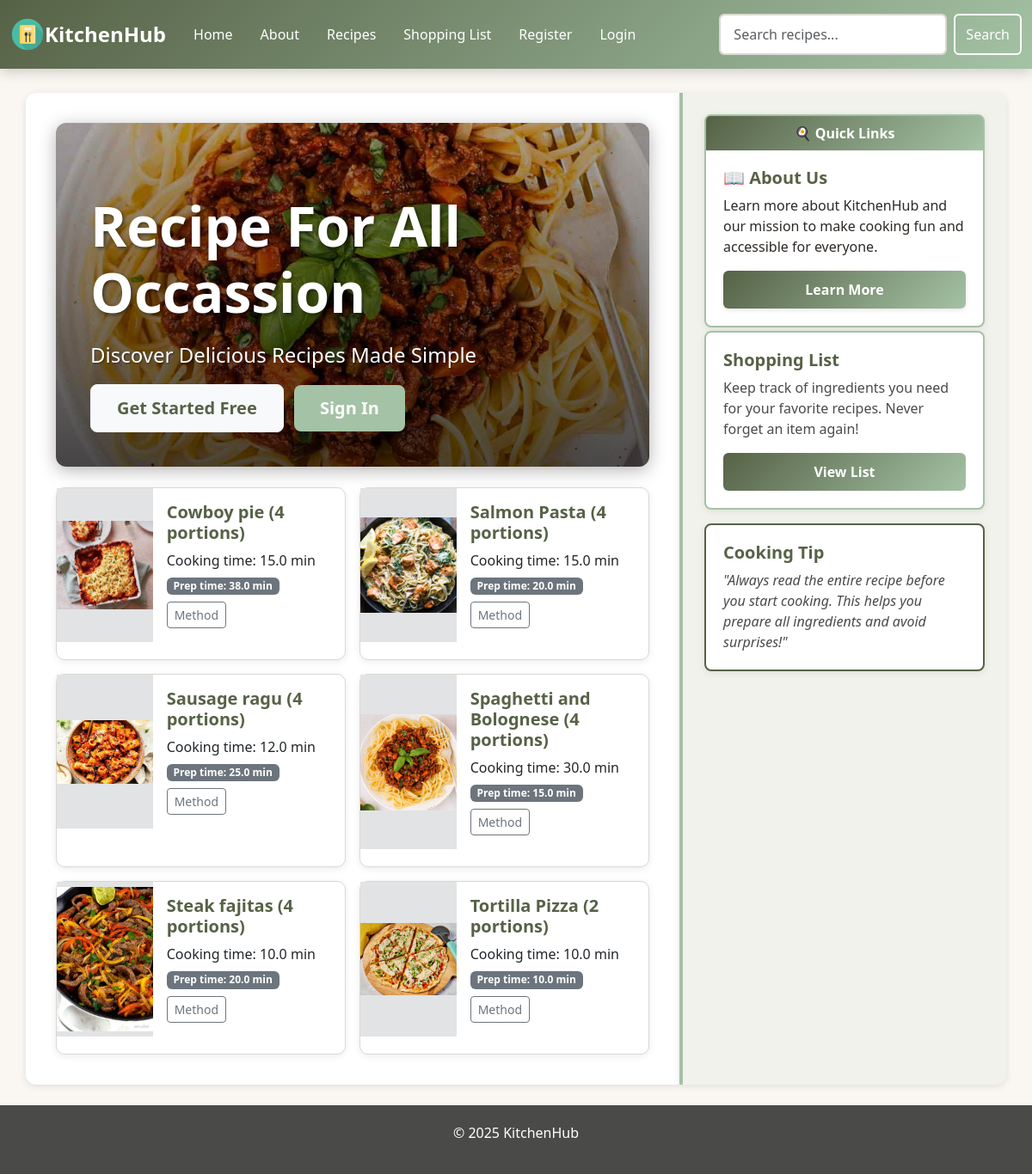
The app's page /recipes/ with its own data.
### tables this page shows
CREATE TABLE recipes (
        id INTEGER PRIMARY KEY AUTOINCREMENT,
        name TEXT NOT NULL,
        method TEXT,
        cook_time FLOAT,
        prep_time FLOAT,
        portion INTEGER
    , poster TEXT, cuisine TEXT, tired BOOLEAN, rating INTEGER, review TEXT);

### app.py (the view)
@app.route('/recipes/')
def recipes():
    recipes_list = get_all_recipes()
    return render_template('recipes.html', title="All Recipes", recipes=recipes_list)

### app.py (called while the page is built)
@app.context_processor
def inject_csrf_token():
    return dict(csrf_token=generate_csrf())

@app.context_processor
def inject_site_name():
    return dict(siteName="KitchenHub")

### db/db.py (called while the page is built)
def get_db_connection():
    BASE_DIR = os.path.dirname(os.path.abspath(__file__))
    DB_PATH = os.path.join(BASE_DIR, "database.db")
    conn = sqlite3.connect(DB_PATH)
    conn.row_factory = sqlite3.Row
    return conn

def get_all_recipes(limit=None, order_by="name ASC"):
    conn = get_db_connection()
    query = f"SELECT * FROM recipes ORDER BY {order_by}"
    if limit:
        query += f" LIMIT {limit}"
    recipes = conn.execute(query).fetchall()
    conn.close()
    return recipes

### templates/recipes.html
{% extends "base.html" %}
{% block content %}
    <div class="position-relative mb-4" style="height: 400px; border-radius: 12px; overflow: hidden; box-shadow: 0 4px 20px rgba(0,0,0,0.3);">
        <img src="/static/uploads/spaghetti_bolognese.jpg" alt="Featured Recipe" style="width: 100%; height: 100%; object-fit: cover;">
        <div style="position: absolute; top: 0; left: 0; width: 100%; height: 100%; background: linear-gradient(to bottom, rgba(0,0,0,0.3) 0%, rgba(0,0,0,0.7) 100%);"></div>
        <div style="position: absolute; bottom: 0; left: 0; right: 0; padding: 40px; color: white;">
            <h1 class="display-3 fw-bold mb-3" style="text-shadow: 2px 2px 4px rgba(0,0,0,0.5);">Recipe For All Occassion </h1>
            <p class="lead fs-4 mb-3" style="text-shadow: 1px 1px 2px rgba(0,0,0,0.5);">Discover Delicious Recipes Made Simple</p>
            {% if session.get('username') == 'admin' %}
                <a href="/create" class="btn btn-lg me-2" style="font-weight: 600; background-color: #a4c2a5; color: white; padding: 12px 30px; border: none;">Add New Recipe</a>
            {% elif session.get('user_id') %}
            {% else %}
                <a href="/register" class="btn btn-light btn-lg me-2" style="font-weight: 600; color: #566246; padding: 12px 30px;">Get Started Free</a>
                <a href="/login" class="btn btn-lg" style="font-weight: 600; background-color: #a4c2a5; color: white; padding: 12px 30px; border: none;">Sign In</a>
            {% endif %}
        </div>
    </div>
    <div class="row g-1 g-sm-3">
    {% for recipe in recipes %}
        <div class="col-sm-6">
            <div class="card h-100">
                <div class="row g-0">
                    <div class="col-4 col-sm-12 col-xl-4 bg-secondary-subtle d-flex align-items-center justify-content-center">
                        <a href="{{ url_for('recipe', id=recipe['id']) }}">
                            <img src="{{ recipe['poster'] }}" alt="Poster for {{ recipe['name'] }}" class="img-fluid">
                        </a>
                    </div>
                    <div class="col-8 col-sm-12 col-xl-8">
                        <div class="card-body">
                            <h5 class="card-title">{{ recipe['name'] }} ({{ recipe['portion'] }} portions)</h5>
                            <p class="card-text mb-1">Cooking time: {{ recipe['cook_time']}} min</p>
                            <div class="badge text-bg-secondary mb-2">Prep time: {{ recipe['prep_time'] }} min</div>
                            <br />
                            <a href="{{ url_for('recipe', id=recipe['id']) }}" class="btn btn-sm btn-outline-secondary">Method</a>
                        </div>
                    </div>
                </div>
            </div>
        </div>
    {% endfor %}
    </div>
{% endblock %}

### templates/base.html (shortened to what this page needs)
<!DOCTYPE html>
<html lang="en">
<head>
    <link href="https://cdn.jsdelivr.net/npm/bootstrap@5.3.3/dist/css/bootstrap.min.css" rel="stylesheet">
    <link rel="stylesheet" href="https://cdn.jsdelivr.net/npm/bootstrap-icons@1.10.5/font/bootstrap-icons.css">
    <link rel="stylesheet" href="{{ url_for('static', filename='styles.css') }}">
</head>
<body>
    <nav class="navbar navbar-expand-lg navbar-dark custom-nav">
        <div class="container-fluid">
            <img src="{{ url_for('static', filename='uploads/logo.png')}}" alt="Logo" width="40" height="40" class="d-inline-block align-text-top">
            <a class="navbar-brand" href="#">{{ siteName }}</a>
            <div class="collapse navbar-collapse" id="navbarNavAltMarkup">
                <div class="navbar-nav">
                    <a class="nav-link active" aria-current="page" href="/">Home</a>
                    <a class="nav-link" href="/about">About</a>
                    <a class="nav-link" href="/recipes">Recipes</a>
                    <a class="nav-link" href="/shoppingList">Shopping List</a>
                     {% if session['user_id'] %}
                        <a class="nav-link" href="/logout">Logout</a>
                    {% else %}
                        <a class="nav-link" href="/register">Register</a>
                        <a class="nav-link" href="/login">Login</a>
                    {% endif %}
                </div>
            </div>
            <form class="form-inline my-2 my-lg-0 d-flex" action="{{ url_for('search') }}" method="GET">
                 <input class="form-control me-2 search-input" type="search" name="q" placeholder="Search recipes..." aria-label="Search">
                <button class="btn btn-outline-light my-2 my-sm-0" type="submit">Search</button>
            </form>
        </div>
    </nav>
    <div class="container mt-2">
        <div class="row">
            {% if title == "Welcome" %}
                <div id="main-content" class="col-12 d-flex justify-content-center align-items-center" style="min-height: 100vh;">
            {% else %}
                <div id="main-content" class="col-md-8">
            {% endif %}
                {% block content %}
                {% endblock %}
            </div>
            {% if title != "Welcome" %}
            <div id="sidebar" class="col-md-4">
                <div class="card mb-1 welcome-card">
                    <div class="card-header text-center welcome-card-header">
                        🍳 Quick Links
                    </div>
                    <div class="card-body">
                        <h5 class="card-title" style="color: #566246;">📖 About Us</h5>
                        <p class="card-text" style="color: #2d2926;">Learn more about KitchenHub and our mission to make cooking fun and accessible for everyone.</p>
                        <a href="/about" class="btn green-btn w-100">Learn More</a>
                    </div>
                </div>
                <div class="card mb-3" style="border: 2px solid #a4c2a5; background: white;">
                    <div class="card-body">
                        <h5 class="card-title" style="color: #566246;">Shopping List</h5>
                        <p class="card-text" style="color: #4a4a48;">Keep track of ingredients you need for your favorite recipes. Never forget an item again!</p>
                        <a href="/shoppingList" class="btn btn-secondary w-100">View List</a>
                    </div>
                </div>
                <div class="card mb-3" style="border: 2px solid #566246; background: white;">
                    <div class="card-body">
                        <h5 class="card-title" style="color: #566246;">Cooking Tip</h5>
                        <p class="card-text" style="color: #4a4a48; font-style: italic;">"Always read the entire recipe before you start cooking. This helps you prepare all ingredients and avoid surprises!"</p>
                    </div>
                </div>
            </div>
            {% endif %}
        </div>
    </div>
    <footer class="text-center mt-4">
          <p>&copy; 2025 KitchenHub</p>
    </footer>
</body>
</html>

### static/styles.css (style rules this page uses)
body { background-color: #faf7f2; color: #2d2926; font-family: 'Segoe UI', Tahoma, Geneva, Verdana, sans-serif; }
#main-content { background-color: #ffffff; padding: 35px; border-radius: 12px 0 0 12px; margin-top: 20px; box-shadow: 0 2px 8px rgba(0, 0, 0, 0.1); }
.custom-nav { background: linear-gradient(135deg, #566246 0%, #a4c2a5 100%) !important; box-shadow: 0 3px 15px rgba(0, 0, 0, 0.2); padding: 1rem 0; }
.navbar-nav .nav-link { color: #ffffff !important; font-weight: 500; transition: all 0.3s ease; padding: 0.5rem 1rem !important; }
.navbar-brand { color: #ffffff !important; font-weight: bold; font-size: 1.5rem; }
.btn-outline-light { border: 2px solid #ffffff; color: #ffffff; font-weight: 500; }
#sidebar { background-color: #f1f2eb; padding: 25px; border-radius: 0 12px 12px 0; margin-top: 20px; border-left: 4px solid #a4c2a5; box-shadow: 0 2px 8px rgba(0, 0, 0, 0.1); }
#sidebar .card { background-color: #ffffff; border: 2px solid #a4c2a5; border-radius: 8px; margin-bottom: 20px; }
#sidebar .card-header { background: linear-gradient(135deg, #566246 0%, #a4c2a5 100%); color: #ffffff; font-weight: bold; border-bottom: none; }
#sidebar .card-body { padding: 20px; }
.green-btn, .btn-primary { background: linear-gradient(135deg, #566246 0%, #a4c2a5 100%); color: white; border: none; padding: 10px 25px; font-weight: 600; border-radius: 6px; transition: all 0.3s ease; box-shadow: 0 2px 5px rgba(0, 0, 0, 0.1); }
.btn-secondary { background: linear-gradient(135deg, #566246 0%, #a4c2a5 100%); color: white; border: none; padding: 10px 25px; font-weight: 600; border-radius: 6px; transition: all 0.3s ease; }
.card { border-radius: 10px; border: 1px solid #dad8d3; box-shadow: 0 2px 8px rgba(0, 0, 0, 0.08); transition: all 0.3s ease; margin-bottom: 20px; }
.card-title { color: #566246; font-weight: bold; }
.form-control { border: 2px solid #dad8d3; border-radius: 6px; padding: 10px 15px; transition: all 0.3s ease; }
footer { color: #ffffff; width: 100%; padding: 20px 0; margin-top: 50px; text-align: center; font-weight: 500; background: #4a4a48; }

### records on screen
recipes: poster (picture), name "Cowboy pie", portion "4", cook_time "15.0", prep_time "38.0"
recipes: poster (picture), name "Salmon Pasta", portion "4", cook_time "15.0", prep_time "20.0"
recipes: poster (picture), name "Sausage ragu", portion "4", cook_time "12.0", prep_time "25.0"
recipes: poster (picture), name "Spaghetti and Bolognese", portion "4", cook_time "30.0", prep_time "15.0"
recipes: poster (picture), name "Steak fajitas", portion "4", cook_time "10.0", prep_time "20.0"
recipes: poster (picture), name "Tortilla Pizza", portion "2", cook_time "10.0", prep_time "10.0"

### other values on screen
{{ siteName }} "KitchenHub"
